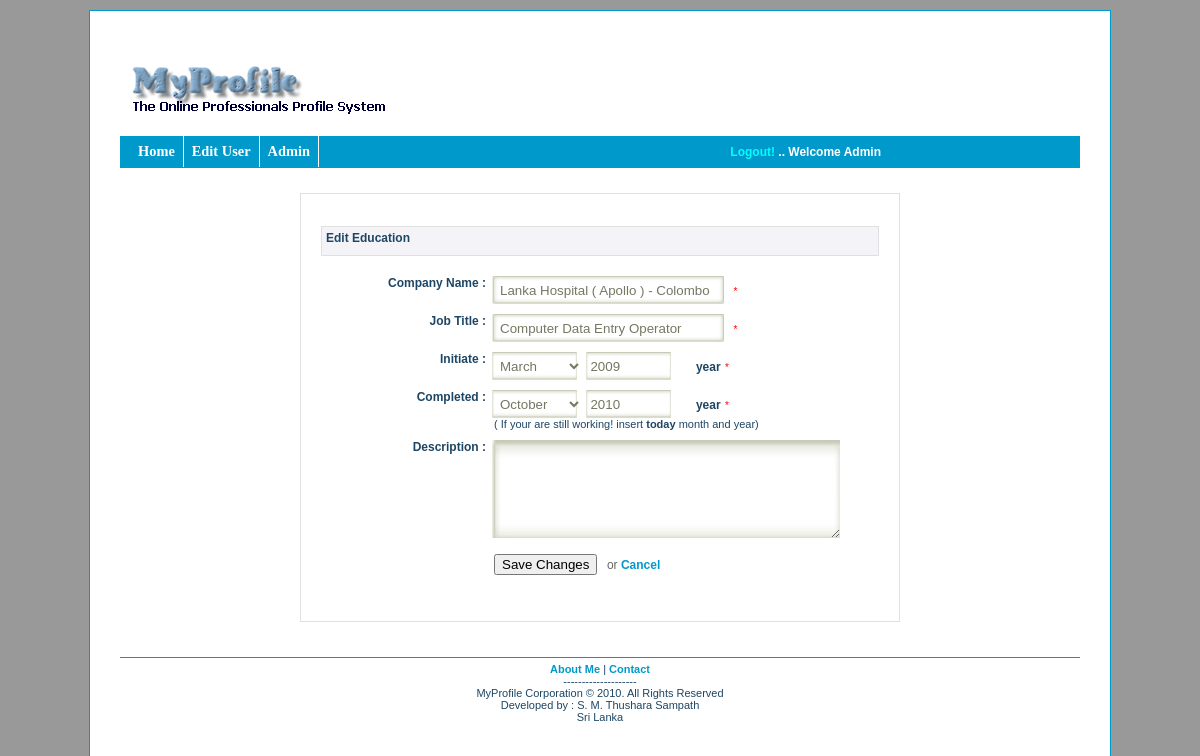
Page /admin_user_profedit.php?id=1&rid=1 (signed in) on the committed database.
### tables this page shows
CREATE TABLE IF NOT EXISTS `user_works` (
  `id` int(11) NOT NULL AUTO_INCREMENT,
  `user_id` int(11) NOT NULL,
  `company_name` varchar(100) NOT NULL,
  `job_title` varchar(100) NOT NULL,
  `init_month` varchar(15) NOT NULL,
  `init_year` varchar(4) NOT NULL,
  `complete_month` varchar(15) NOT NULL,
  `complete_year` varchar(4) NOT NULL,
  `description` text NOT NULL,
  PRIMARY KEY (`id`)
);

### admin_user_profedit.php (the view, shortened to what this page needs)
<?php
	  $id = $_SESSION['admin'];
	  $user_id = $_GET['id'];
	  $row_id = $_GET['rid'];
?>
<?php
	  $query = "SELECT *
				FROM user_works
				WHERE id = {$row_id}";
	  $result_set = mysql_query($query);
	  $row = mysql_fetch_array($result_set);
	  if (isset($row)) {
		  $comp_name  = $row['company_name'];
		  $jtitle =  $row['job_title'];
		  $init_year = $row['init_year'];
		  $complete_year = $row['complete_year'];
		  $des = $row['description'];
	  } else {
	  	$message =  "Connection Failed!";;
	  }
?>
<!DOCTYPE html PUBLIC "-//W3C//DTD XHTML 1.0 Transitional//EN" "http://www.w3.org/TR/xhtml1/DTD/xhtml1-transitional.dtd">
<html xmlns="http://www.w3.org/1999/xhtml">
    <head>
        <link href="stylesheets/form_style.css" type="text/css" rel="stylesheet">
        <link href="stylesheets/template.css" rel="stylesheet" type="text/css" />
    </head>
    <body>
    <div id="container">
        <div id="banner">
        <img src="images/site_logo.png" />
        </div>
        <div class="mattblacktabs">
          <ul>
                <li><a href="index.php" title="Home">Home</a></li>
                <li><a href="admin_useredit.php?id=<?php echo $user_id; ?>" title="Edit User">Edit User</a></li>
                <li><a href="admin.php" title="Admin">Admin</a></li>
          </ul>
        </div>
    	<div id="content">
		<div id="apDiv1" align="right">
            <?php
                if($id) {
                    echo "<a href=\"logout.php\">Logout! " . "</a>  .. Welcome Admin";
                }
            ?>
        </div>
       <div class="forms_group">
       <div class="mform_error_div" >
         </div>
        <div class="t_edit_head">Edit Education</div>
        <div class="t_edit_body">
          <form action="admin_user_profedit.php?id=<?php echo $user_id; ?>&amp;rid=<?php echo $row_id; ?>" method="post">
          <div class="style_form" >
              <label for="comp_name" class="mlabel">Company Name :</label>
              <input type="text" name="comp_name" id="comp_name" class="form_element" value="<?php echo  $comp_name; ?>" />
              <span style="color:#F00; font-size:10px;">*</span>
          </div>
          <div class="style_form">
              <label for="jtitle" class="mlabel">Job Title :</label>
              <input type="text" name="jtitle" id="jtitle" class="form_element" value="<?php echo  $jtitle; ?>" />
              <span style="color:#F00; font-size:10px;">*</span>
          </div>
          <div class="style_form">
              <label for="initiate" class="mlabel">Initiate :</label>
              <select name="init_month" class="m_sel_month" id="init_month">
              <?php
			  	if(isset($row['init_month'])) {
					echo "<option value=\"{$row['init_month']}\" selected=\"selected\" >{$row['init_month']}</option>";
				}
			  ?>
          	 </select>
             <input type="text" name="init_year" maxlength="4" size="10" class="m_element_year" id="init_year" value="<?php echo  $init_year; ?>" />
             <span class="mlabel">year</span>
             <span style="color:#F00; font-size:10px;">*</span>
          </div>
          <div class="style_form">
              <label for="complete" class="mlabel">Completed :</label>
              <select name="complete_month" class="m_sel_month" id="complete_month">
              <?php
			  	if(isset($row['complete_month'])) {
					echo "<option value=\"{$row['complete_month']}\" selected=\"selected\" >{$row['complete_month']}</option>";
				}
			  ?>
          	 </select>
             <input type="text" name="complete_year" maxlength="4" size="10" class="m_element_year" id="complete_year" value="<?php echo  $complete_year; ?>"/>
             <span class="mlabel">year</span>
             <span style="color:#F00; font-size:10px;">*</span>
             <br/>
          	 <div class="field_tip_txt">( If your are still working! insert <strong>today</strong> month and year)</div>
          </div>
          <div class="style_form" >
              <label for="des" class="mlabel">Description :</label>
              <textarea name="des" class="txt_area" cols="40" rows="6"  ><?php echo  $des; ?></textarea>
          </div>
          <div class="style_form">
          <p>
            <input name="pro_update" type="submit"  value="Save Changes" id="update_btn" onClick="return pro_form_validate()" />
            <span class="join_txt">or <a href="admin_useredit.php?id=<?php echo $user_id; ?>"> Cancel</a> </span>
          </p>
       	  </div>
      	</form>
        </div>
	   </div>
<?php require("includes/footer.php"); ?>

### stylesheets/form_style.css (style rules this page uses)
input.form_element { width: 221px; background: transparent url('../images/bg.jpg') no-repeat; color : #747862; height:20px; border:0; padding:4px 8px; margin-bottom:0px; border:#09F; }
label { width: 150px; float: left; text-align: right; margin-right: 0.5em; display: block; font-size:15px; color:#1D4664; font-weight:normal; }
.style_form { margin:10px; }
.join_txt { margin-left:5px; font-size:12px; color:#666; }
.mlabel { font-size:12px; color:#1D4664; font-weight:bold; text-align: right; width:150px; }
.txt_area { width: 340px; background: transparent url('../images/bg_txtarea.jpg') no-repeat; color : #747862; border:0; padding:4px 4px; margin-bottom:0px; }
.forms_group { clear: both; border: solid 1px #E0E0E0; background-color: #FFF; color: #1D4664; padding-bottom:20px; padding-top:10px; padding-left:20px; padding-right:20px; margin-bottom:20px; }
#apDiv1 { position:absolute; width:301px; height:15px; z-index:1; left: 575px; top: 140px; padding:5px; font-size:12px; color:#FFF; font-weight:bold; }
#apDiv1 a { color:#0FF; font-weight:bold; }
.m_element_year { background: transparent url('../images/bg_year.jpg') no-repeat; color : #747862; height:20px; border:0; padding:4px 4px; margin-bottom:0px; }
.m_sel_month { background: transparent url('../images/bg_year.jpg') no-repeat; color : #747862; height:28px; width:90px; border:0; padding:4px 4px; margin-bottom:0px; }
#update_btn { margin-left:158px; text-align:center; height:auto; width:auto; }
.field_tip_txt { margin-left:158px; font-size:11px; color:#1D4664; }
.t_edit_head { margin-top: 10px; height: 20px; background-color: #F4F4F8; padding:4px; font-size:12px; color:#1D4664; font-weight:bold; border: solid 1px #E0E0E0; }
.t_edit_body { margin-top:5px; margin-bottom:5px; padding:5px; background-color:#FFFFFF; height:auto; text-align:left; }

### stylesheets/template.css (style rules this page uses)
body { font-family: Tahoma, Helvetica, Arial, sans-serif; margin: 0; padding: 0; background-color:#999; color: #000000; }
body img { border: 0px; text-decoration: none; }
#container { margin: 10px auto 10px auto; padding: 30px; background-color: #ffffff; width: 80%; max-width: 1300px; border: 1px solid #09C ; }
#banner { text-align:left; }
.mattblacktabs { width: 100%; overflow: hidden; border-bottom: 1px solid #09C; background-color:#09C; }
.mattblacktabs ul { margin: 0; padding: 0; padding-left: 10px; ; font: bold .9em Verdana; list-style-type: none; }
.mattblacktabs li { display: inline; margin: 0; }
.mattblacktabs li a { float: left; display: block; text-decoration: none; margin: 0; padding: 7px 8px; border-right: 1px solid white; color:#FFFFFF; background:#09C; }
#content { background-color: #FFFFFF; color: inherit; margin-top:20px; margin-bottom:10px; margin-left: auto; margin-right: auto; width: 600px; height:auto; padding:5px; }
a:link { font-weight: bold; color:#09C; background: transparent; text-decoration:none; }

### rows in the picture
user_works: comp_name "Lanka Hospital ( Apollo ) - Colombo", jtitle "Computer Data Entry Operator", init_month "March", init_year "2009", complete_month "October", complete_year "2010"
